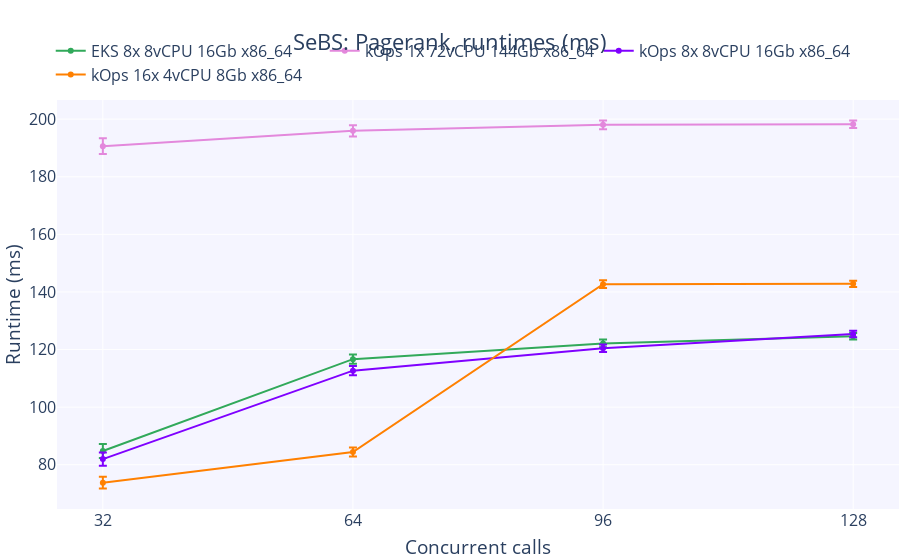

Source (notebook cell):
### Code cell
fig = create_figure('SeBS: Pagerank, runtimes (ms)', 'Concurrent calls', 'Runtime (ms)', concurrent_calls)

for i, k in enumerate(clusters, 3):
    fig.add_trace(
        go.Scatter(
            x = concurrent_calls,
            y = [sebs_df[k]['pagerank'][c]['runtime'].mean() for c in concurrent_calls],
            error_y=dict(
                type='data',
                symmetric=True,
                array=[sebs_df[k]['pagerank'][c]['runtime'].sem() for c in concurrent_calls]
            ),
            name = k,
            marker_color=colorPallet[i]
        )
    )
    
fig.show()

# Save graph
write_image(fig, 'sebs_pagerank_runtime_scatter.png')

### Figure 1 — Plotly figure (JSON) as saved in the notebook; plotly's stock layout.template omitted (floating-point values rounded to 4 significant figures)
{"data": [{"error_y": {"array": [2.415, 1.591, 1.343, 1.167], "symmetric": true, "type": "data"}, "marker": {"color": "rgba(49, 169, 90, 255)"}, "name": "EKS 8x 8vCPU 16Gb x86_64", "type": "scatter", "x": [32, 64, 96, 128], "y": [84.77, 116.7, 122.1, 124.6]}, {"error_y": {"array": [2.727, 1.948, 1.511, 1.282], "symmetric": true, "type": "data"}, "marker": {"color": "rgba(227, 136, 220, 255)"}, "name": "kOps 1x 72vCPU 144Gb x86_64", "type": "scatter", "x": [32, 64, 96, 128], "y": [190.6, 196.0, 198.0, 198.2]}, {"error_y": {"array": [2.326, 1.633, 1.277, 1.122], "symmetric": true, "type": "data"}, "marker": {"color": "rgba(127, 0, 255, 255)"}, "name": "kOps 8x 8vCPU 16Gb x86_64", "type": "scatter", "x": [32, 64, 96, 128], "y": [81.95, 112.7, 120.4, 125.4]}, {"error_y": {"array": [2.051, 1.578, 1.339, 1.078], "symmetric": true, "type": "data"}, "marker": {"color": "rgba(255, 128, 0, 255)"}, "name": "kOps 16x 4vCPU 8Gb x86_64", "type": "scatter", "x": [32, 64, 96, 128], "y": [73.77, 84.39, 142.7, 142.8]}], "layout": {"autosize": true, "font": {"size": 16}, "legend": {"orientation": "h", "x": 0.47, "xanchor": "center", "y": 1.02, "yanchor": "bottom"}, "margin": {"autoexpand": true, "b": 1, "l": 1, "r": 1}, "plot_bgcolor": "rgba(245,245,255,255)", "title": {"text": "SeBS: Pagerank, runtimes (ms)", "x": 0.5, "xanchor": "center"}, "xaxis": {"autorange": true, "range": [26.35, 133.7], "tickmode": "array", "tickvals": [32, 64, 96, 128], "title": {"text": "Concurrent calls"}, "type": "linear"}, "yaxis": {"autorange": true, "range": [64.59, 207.2], "title": {"text": "Runtime (ms)"}, "type": "linear"}}}
